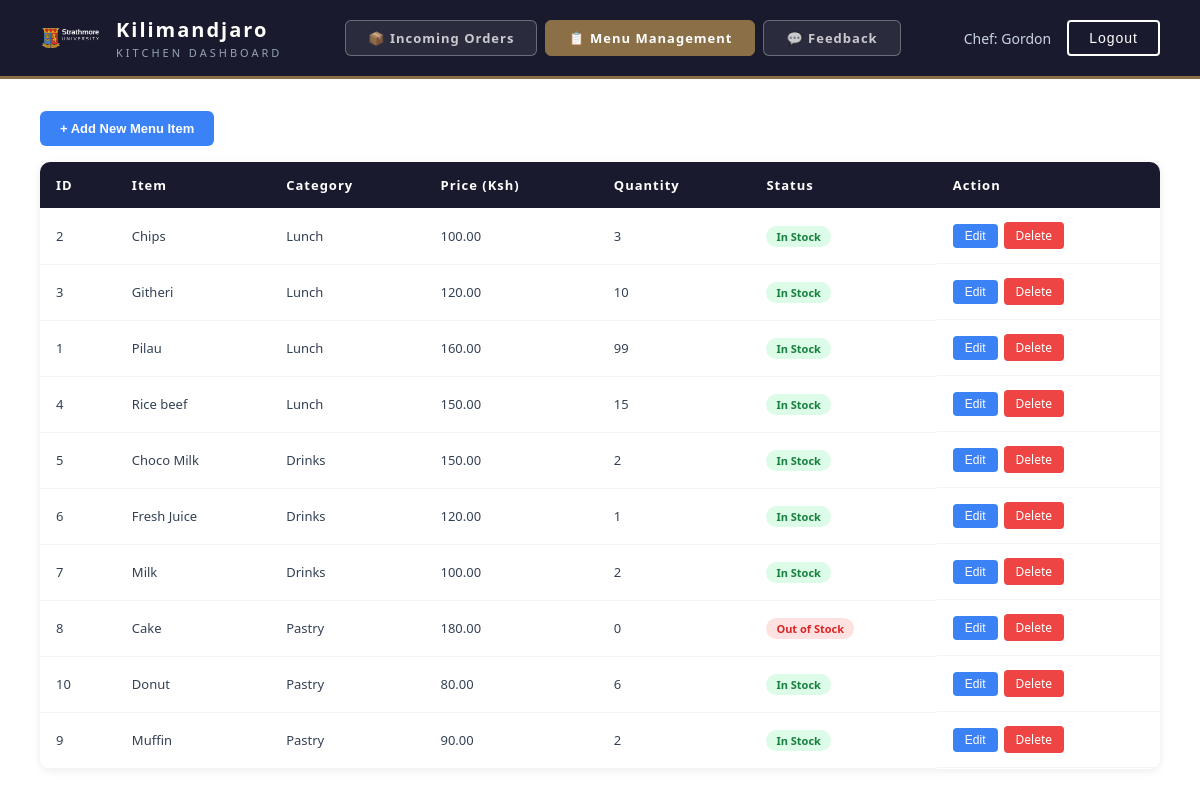
/Kitchen/KitchenMenu.php (signed in), run on the app's committed database.
### tables this page shows
CREATE TABLE `menu` (
  `ItemID` int(11) NOT NULL,
  `Item` varchar(50) NOT NULL,
  `Category` enum('Lunch','Drinks','Pastry') NOT NULL,
  `Price` decimal(8,2) NOT NULL,
  `Quantity` int(11) NOT NULL DEFAULT 0,
  `Status` enum('In Stock','Out of Stock') NOT NULL DEFAULT 'In Stock'
);

### Kitchen/KitchenMenu.php (the view, shortened to what this page needs)
<?php
include "KitchenProcess.php";
$menu_items = mysqli_query($conn, "SELECT * FROM menu ORDER BY Category, Item");
?>
<!DOCTYPE html>
<head>
    <link rel="stylesheet" href="Kitchen.css?v=20260411b">
</head>
<body class="bg-blur">
<div class="header">
    <div class="header-left">
        <img src="../Image/logo.png" alt="Kilimandjaro Logo">
        <div class="header-title">
            <h1>Kilimandjaro</h1>
            <p>KITCHEN DASHBOARD</p>
        </div>
    </div>
    <div class="tab-nav">
        <button class="tab-btn" onclick="window.location='Kitchen.php'">📦 Incoming Orders</button>
        <button class="tab-btn active">📋 Menu Management</button>
        <button class="tab-btn" onclick="window.location='KitchenFeedback.php'">💬 Feedback</button>
    </div>
    <div class="header-right">
        <span class="chef-name">Chef: <?php echo $_SESSION['First_name']; ?></span>
        <a href="../Auth/Logout.php"><button class="logout-btn">Logout</button></a>
    </div>
</div>
<div class="main">
    <div style="margin-bottom:16px;">
        <button onclick="toggleMenuForm()" class="btn-preparing" style="padding:10px 20px; font-size:13px;">
            + Add New Menu Item
        </button>
    </div>
    <div class="table-container">
        <table>
            <thead>
                <tr>
                    <th>ID</th><th>Item</th><th>Category</th>
                    <th>Price (Ksh)</th><th>Quantity</th><th>Status</th><th>Action</th>
                </tr>
            </thead>
            <tbody>
            <?php
            while($item = mysqli_fetch_assoc($menu_items)){
            ?>
            <tr>
                <td><?php echo $item['ItemID']; ?></td>
                <td><?php echo $item['Item']; ?></td>
                <td><?php echo $item['Category']; ?></td>
                <td><?php echo $item['Price']; ?></td>
                <td><?php echo $item['Quantity']; ?></td>
                <td>
                    <?php if($item['Status'] == 'In Stock'){ ?>
                        <span class="badge-instock">In Stock</span>
                    <?php } else { ?>
                        <span class="badge-outofstock">Out of Stock</span>
                    <?php } ?>
                </td>
                <td style="display:flex; gap:6px; align-items:center;">
                    <button class="btn-edit-sm"
                            onclick="toggleEditRow('edit-<?php echo $item['ItemID']; ?>')">Edit</button>
                    <a href="KitchenMenu.php?del_menu=<?php echo $item['ItemID']; ?>"
                       class="btn-del-sm"
                       onclick="return confirm('Delete this menu item?')"
                       style="text-decoration:none; padding:5px 12px; display:inline-block;">Delete</a>
                </td>
            </tr>
            <?php } ?>
            </tbody>
        </table>
    </div>
</div>
</body>
</html>

### Kitchen/Kitchen.css (style rules this page uses)
* { box-sizing: border-box; margin: 0; padding: 0; }
body { font-family: 'Segoe UI', sans-serif; background-image: url('../Image/167.jpg'); background-size: cover; background-position: center; background-attachment: fixed; min-height: 100vh; }
.header { background: #1a1a2e; padding: 16px 40px; display: flex; justify-content: space-between; align-items: center; border-bottom: 3px solid #8b6f47; }
.header-left { display: flex; align-items: center; gap: 16px; }
.header-left img { width: 60px; height: 40px; object-fit: contain; }
.header-title h1 { font-size: 20px; color: white; letter-spacing: 2px; }
.header-title p { font-size: 11px; color: #94a3b8; letter-spacing: 3px; margin-top: 2px; }
.header-right { display: flex; align-items: center; gap: 16px; }
.chef-name { color: #cbd5e1; font-size: 14px; }
.logout-btn { background: transparent; color: white; border: 2px solid white; padding: 8px 20px; border-radius: 4px; cursor: pointer; font-size: 14px; letter-spacing: 1px; transition: background 0.3s; }
.tab-nav { display: flex; gap: 8px; align-items: center; }
.tab-btn { padding: 8px 22px; font-size: 13px; font-weight: 600; letter-spacing: 1px; cursor: pointer; border: 1px solid rgba(255,255,255,0.3); background: rgba(255,255,255,0.08); color: rgba(255,255,255,0.75); border-radius: 6px; transition: all 0.2s; outline: none; font-family: 'Segoe UI', sans-serif; }
.tab-btn.active { background: #8b6f47; color: white; border-color: #8b6f47; }
body.bg-blur { background-image: none; position: relative; }
body.bg-blur::before { content: ''; position: fixed; inset: 0; background-image: url('../Image/167.jpg'); background-size: cover; background-position: center; filter: blur(6px); transform: scale(1.06); z-index: -1; }
.main { padding: 32px 40px; }
.table-container { background: white; border-radius: 10px; overflow: hidden; box-shadow: 0 2px 8px rgba(0,0,0,0.08); }
table { width: 100%; border-collapse: collapse; }
thead { background: #1a1a2e; }
th { padding: 14px 16px; text-align: left; color: white; font-size: 13px; letter-spacing: 1px; }
td { padding: 14px 16px; border-bottom: 1px solid #f1f5f9; color: #334155; font-size: 13px; }
.btn-preparing { background: #3b82f6; color: white; border: none; padding: 7px 14px; border-radius: 6px; cursor: pointer; font-size: 12px; font-weight: 600; }
.btn-edit-sm { background: #3b82f6; color: white; border: none; padding: 5px 12px; border-radius: 4px; cursor: pointer; font-size: 12px; }
.btn-del-sm { background: #ef4444; color: white; border: none; padding: 5px 12px; border-radius: 4px; cursor: pointer; font-size: 12px; }
.badge-instock { background: #dcfce7; color: #15803d; padding: 3px 10px; border-radius: 20px; font-size: 11px; font-weight: 600; }
.badge-outofstock { background: #fee2e2; color: #dc2626; padding: 3px 10px; border-radius: 20px; font-size: 11px; font-weight: 600; }

### data on the page
menu: ItemID "2", Item "Chips", Category "Lunch", Price "100.00", Quantity "3", Status "In Stock"
menu: ItemID "3", Item "Githeri", Category "Lunch", Price "120.00", Quantity "10", Status "In Stock"
menu: ItemID "1", Item "Pilau", Category "Lunch", Price "160.00", Quantity "99", Status "In Stock"
menu: ItemID "4", Item "Rice beef", Category "Lunch", Price "150.00", Quantity "15", Status "In Stock"
menu: ItemID "5", Item "Choco Milk", Category "Drinks", Price "150.00", Quantity "2", Status "In Stock"
menu: ItemID "6", Item "Fresh Juice", Category "Drinks", Price "120.00", Quantity "1", Status "In Stock"
menu: ItemID "7", Item "Milk", Category "Drinks", Price "100.00", Quantity "2", Status "In Stock"
menu: ItemID "8", Item "Cake", Category "Pastry", Price "180.00", Quantity "0", Status "Out of Stock"
menu: ItemID "10", Item "Donut", Category "Pastry", Price "80.00", Quantity "6", Status "In Stock"
menu: ItemID "9", Item "Muffin", Category "Pastry", Price "90.00", Quantity "2", Status "In Stock"

### other printed values
$_SESSION['First_name'] "Gordon"
